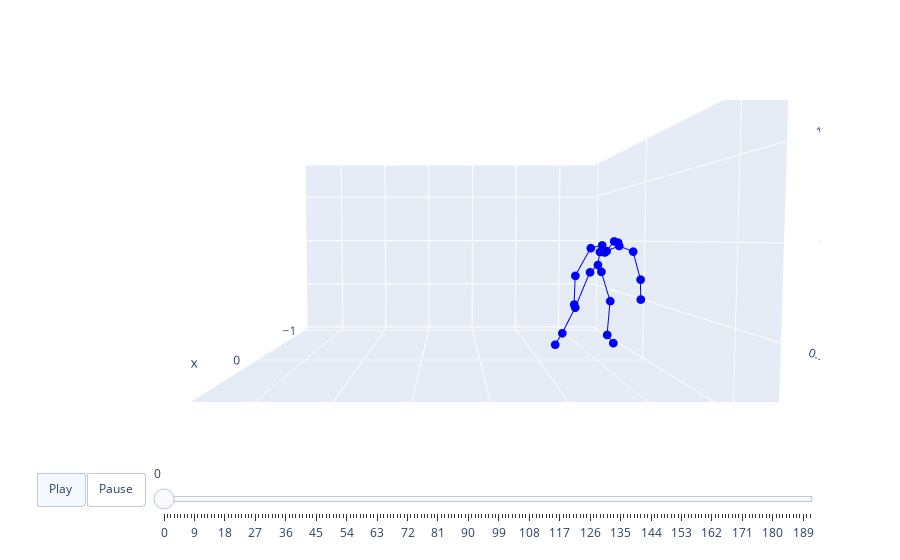

The cell this chart's notebook holds for it:
### Code cell
mids = t2m_transformer.edit2(['A person does a cartwheel.']*tokens.shape[0], tokens)
mids, pred_len = t2m_transformer.pad_when_end(mids)
mids.unsqueeze_(-1)
pred_motions = vq_model.forward_decoder(mids)

k = i
x = pred_motions[k].detach().cpu().numpy()
l = m_length[k]
caption = text[k]
visualize_2motions(x, val_loader.dataset.std, val_loader.dataset.mean, 't2m', l)
